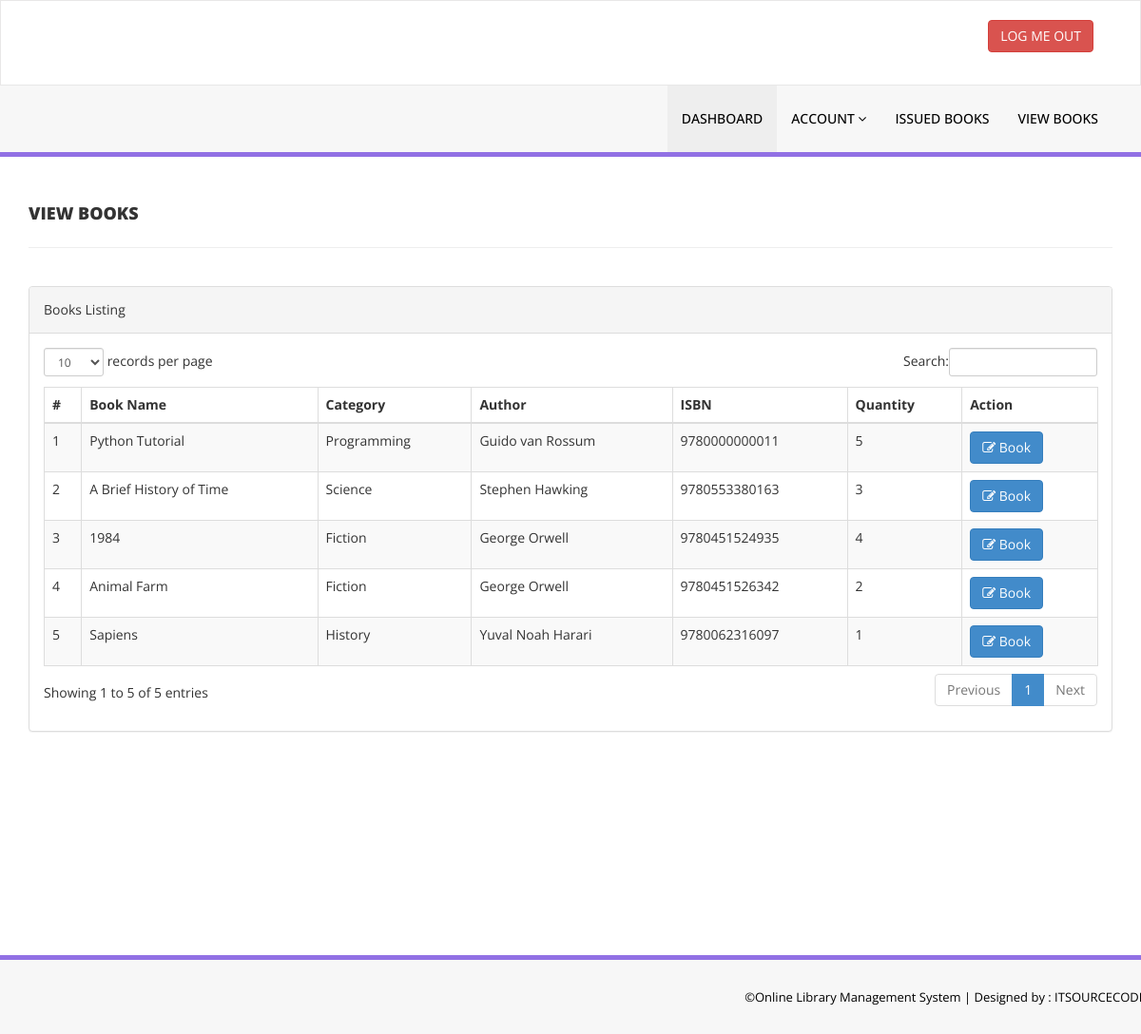
/view-books.php (signed in), run on the app's committed database.
### tables this page shows
CREATE TABLE tblbooks (
  id int(11) NOT NULL AUTO_INCREMENT,
  BookName varchar(255) DEFAULT NULL,
  CatId int(11) DEFAULT NULL,
  AuthorId int(11) DEFAULT NULL,
  ISBNNumber varchar(50) DEFAULT NULL,
  BookPrice decimal(10,2) DEFAULT NULL,
  Quantity int(11) NOT NULL DEFAULT 1,
  RegDate timestamp NULL DEFAULT current_timestamp(),
  UpdationDate timestamp NULL DEFAULT NULL ON UPDATE current_timestamp(),
  PRIMARY KEY (id)
);

CREATE TABLE tblcategory (
  id int(11) NOT NULL AUTO_INCREMENT,
  CategoryName varchar(150) DEFAULT NULL,
  Status int(1) DEFAULT NULL,
  CreationDate timestamp NULL DEFAULT current_timestamp(),
  UpdationDate timestamp NULL DEFAULT NULL ON UPDATE current_timestamp(),
  PRIMARY KEY (id)
);

CREATE TABLE tblauthors (
  id int(11) NOT NULL AUTO_INCREMENT,
  AuthorName varchar(159) DEFAULT NULL,
  creationDate timestamp NULL DEFAULT current_timestamp(),
  UpdationDate timestamp NULL DEFAULT NULL ON UPDATE current_timestamp(),
  PRIMARY KEY (id)
);

### view-books.php (the view, shortened to what this page needs)
<?php
include('includes/config.php');
if(strlen($_SESSION['stdid'])==0)
 {
header('location:index.php');
}
else{
?>
<!DOCTYPE html>
<html xmlns="http://www.w3.org/1999/xhtml">
<head>
    <link href="assets/css/bootstrap.css" rel="stylesheet" />
    <link href="assets/css/font-awesome.css" rel="stylesheet" />
    <link href="assets/js/dataTables/dataTables.bootstrap.css" rel="stylesheet" />
    <link href="assets/css/style.css" rel="stylesheet" />
</head>
<body>
      <?php include('includes/header.php');?>
<div class="content-wrapper">
          <div class="container">
        <div class="row pad-botm">
            <div class="col-md-12">
                <h4 class="header-line">View Books</h4>
            </div>
        </div>
            <div class="row">
                <div class="col-md-12">
                    <div class="panel panel-default">
                        <div class="panel-heading">
                           Books Listing
                        </div>
                        <div class="panel-body">
                            <div class="table-responsive">
                                <table class="table table-striped table-bordered table-hover" id="dataTables-example">
                                    <thead>
                                        <tr>
                                            <th>#</th>
                                            <th>Book Name</th>
                                            <th>Category</th>
                                            <th>Author</th>
                                            <th>ISBN</th>
                                            <th>Quantity</th>
                                            <th>Action</th>
                                        </tr>
                                    </thead>
                                    <tbody>
<?php $sql = "SELECT tblbooks.BookName,tblcategory.CategoryName,tblauthors.AuthorName,tblbooks.ISBNNumber,tblbooks.Quantity,tblbooks.id as bookid from  tblbooks join tblcategory on tblcategory.id=tblbooks.CatId join tblauthors on tblauthors.id=tblbooks.AuthorId";
$query = $dbh -> prepare($sql);
$query->execute();
$results=$query->fetchAll(PDO::FETCH_OBJ);
$cnt=1;
if($query->rowCount() > 0)
{
foreach($results as $result)
{
?>
                                        <tr class="odd gradeX">
                                            <td class="center"><?php echo htmlentities($cnt);?></td>
                                            <td class="center"><?php echo htmlentities($result->BookName);?></td>
                                            <td class="center"><?php echo htmlentities($result->CategoryName);?></td>
                                            <td class="center"><?php echo htmlentities($result->AuthorName);?></td>
                                            <td class="center"><?php echo htmlentities($result->ISBNNumber);?></td>
                                            <td class="center"><?php echo htmlentities($result->Quantity);?></td>
                                            <td class="center">
                                            <a href="booking.php?bookid=<?php echo htmlentities($result->bookid);?>"><button class="btn btn-primary"><i class="fa fa-edit "></i> Book</button>
                                            </td>
                                        </tr>
<?php $cnt=$cnt+1;}} ?>
                                    </tbody>
                                </table>
                            </div>
                        </div>
                    </div>
                    </div>
            </div>
        </div>
    </div>
    <?php include('includes/footer.php');?>
</body>
</html>
<?php } ?>

### includes/header.php (shortened to what this page needs)
<div class="navbar navbar-inverse set-radius-zero" >
        <div class="container">
<?php if($_SESSION['login'])
{
?>
            <div class="right-div">
                <a href="logout.php" class="btn btn-danger pull-right">LOG ME OUT</a>
            </div>
            <?php }?>
        </div>
    </div>
<?php if($_SESSION['login'])
{
?>
<section class="menu-section">
        <div class="container">
            <div class="row ">
                <div class="col-md-12">
                    <div class="navbar-collapse collapse ">
                        <ul id="menu-top" class="nav navbar-nav navbar-right">
                            <li><a href="dashboard.php" class="menu-top-active">DASHBOARD</a></li>
   <li>
                                <a href="#" class="dropdown-toggle" id="ddlmenuItem" data-toggle="dropdown"> Account <i class="fa fa-angle-down"></i></a>
                            </li>
                            <li><a href="issued-books.php">Issued Books</a></li>
                            <li><a href="view-books.php">View Books</a></li>
                        </ul>
                    </div>
                </div>
            </div>
        </div>
    </section>
    <?php } ?>

### includes/footer.php
<section class="footer-section">
     <div class="container">
         <div class="row">
             <div class="col-md-12">
                &copy;Online Library Management System |<a href="https://itsourcecode.com/" target="_blank"  > Designed by : ITSOURCECODE</a>
             </div>
         </div>
     </div>
 </section>

### assets/css/style.css (style rules this page uses)
.set-radius-zero { border-radius:0px; -moz-border-radius:0px; -webkit-border-radius:0px; }
.content-wrapper { margin-top: 40px; min-height:800px; padding-bottom:90px; }
.header-line { font-weight:900; padding-bottom:25px; border-bottom:1px solid #eeeeee; text-transform:uppercase; }
.pad-botm { padding-bottom:30px; }
.right-div { float: right; padding: 20px; }
#menu-top a { color:#000; text-decoration:none; font-weight:500; padding: 25px 15px 25px 15px; text-transform:uppercase; }
.menu-section { background-color: #f7f7f7; border-bottom:5px solid #9170E4; width:100% }
.menu-top-active { background-color:#eeeeee; }
.navbar-inverse { background-color: #FFF; border-color: rgba(155, 153, 153, 0.23); }
.navbar { min-height: 90px; margin-bottom: 0px; }
.footer-section { padding:25px 50px 25px 50px; color:#000; font-size:13px; background-color: #f7f7f7; text-align:right; border-top:5px solid #9170E4; }
.footer-section a, .footer-section a:hover { color:#000; }

### data on the page
tblbooks: BookName "Python Tutorial", tblcategory.CategoryName "Programming", AuthorId.AuthorName "Guido van Rossum", ISBNNumber "9780000000011", Quantity "5"
tblbooks: BookName "A Brief History of Time", tblcategory.CategoryName "Science", AuthorId.AuthorName "Stephen Hawking", ISBNNumber "9780553380163", Quantity "3"
tblbooks: BookName "1984", tblcategory.CategoryName "Fiction", AuthorId.AuthorName "George Orwell", ISBNNumber "9780451524935", Quantity "4"
tblbooks: BookName "Animal Farm", tblcategory.CategoryName "Fiction", AuthorId.AuthorName "George Orwell", ISBNNumber "9780451526342", Quantity "2"
tblbooks: BookName "Sapiens", tblcategory.CategoryName "History", AuthorId.AuthorName "Yuval Noah Harari", ISBNNumber "9780062316097", Quantity "1"
